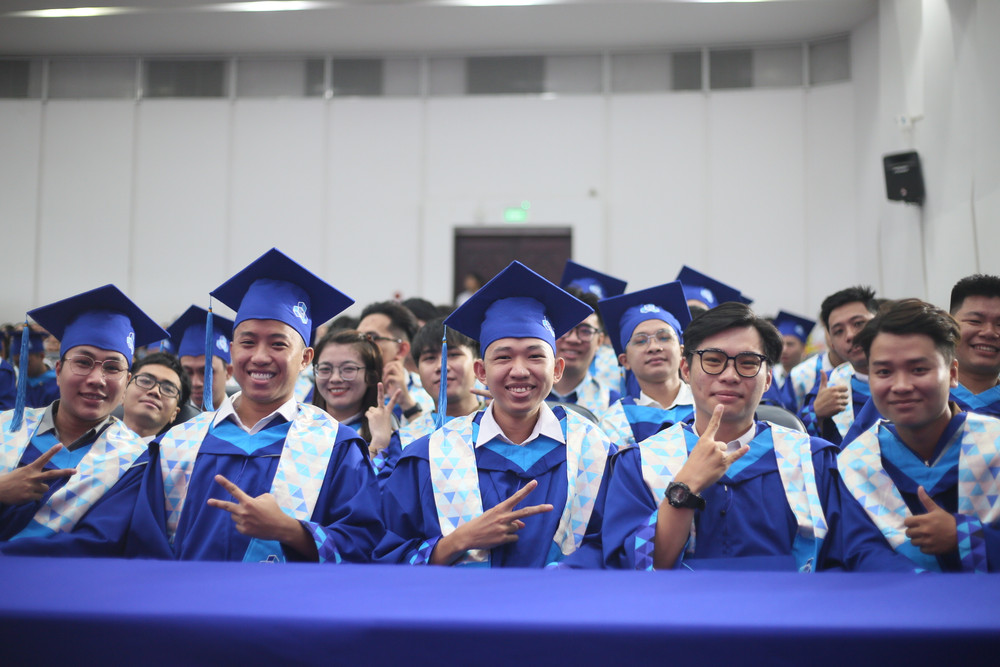
#> input picture test.jpg, 1000 x 667 px, found by its file name
$ jupyter execute final.ipynb
#> lines starting #> are read from the running program, lines starting #| are printed output that depends on the picture; after the words box and inside, x2 and y2 are one past the last pixel; in counts of white or black regions, pixels touching at a corner belong together
### Cài đặt thư viện cần thiết

[cell 1]
import cv2
import numpy as np
import matplotlib.pyplot as plt

### Bước 1: Phát hiện và chuẩn hóa khuôn mặt

[cell 2]
# Đọc ảnh và chuyển sang grayscale
img = cv2.imread('D:/python_project/PCA_For_Face_Recognition/test.jpg')
#> img is the input picture: shape (667, 1000, 3); mean B, G, R 154.3, 128.6, 126.1
gray = cv2.cvtColor(img, cv2.COLOR_BGR2GRAY)
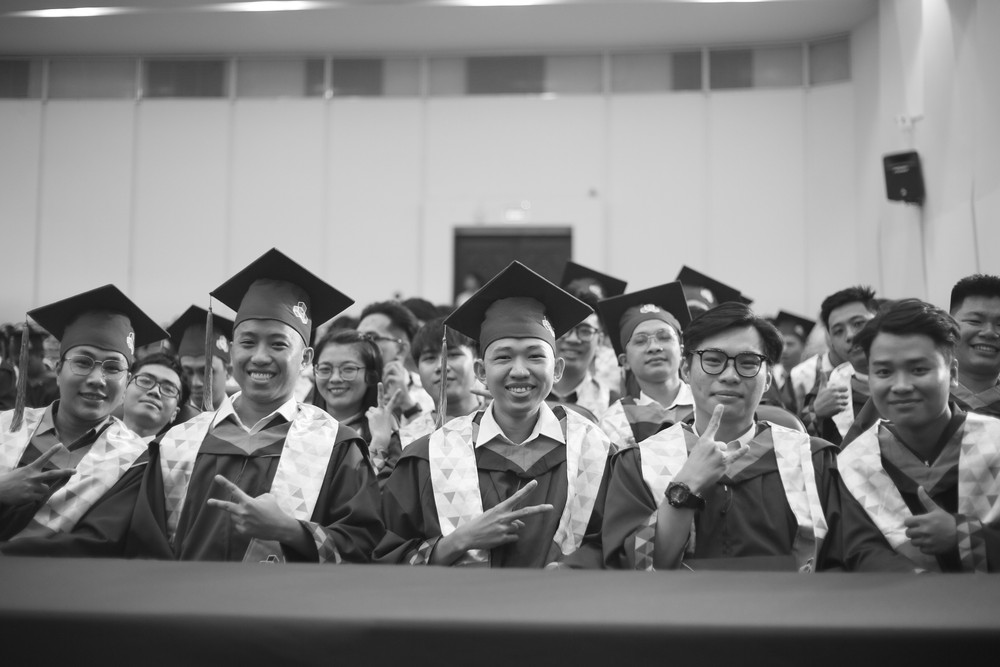
#> gray: shape (667, 1000); min 11, max 255, mean 130.8

# Dùng phương pháp Haar cascade để phát hiện khuôn mặt
face_cascade = cv2.CascadeClassifier(cv2.data.haarcascades + 'haarcascade_frontalface_default.xml')

# Phát hiện khuôn mặt trong ảnh xám
faces = face_cascade.detectMultiScale(
            gray,
            scaleFactor=1.2, # Tỷ lệ thu phóng trong khoảng 1.1-1.3, ở đây là 1.2 thì ảnh sẽ giảm 20% mỗi lần, giúp phát hiện khuôn mặt nhỏ hơn nhưng chậm
            minNeighbors=6,  # Số lượng vùng lân cận cần thiết để xác định một khuôn mặt, giá trị từ 3-6, giá trị cao hơn sẽ giảm số lượng phát hiện nhưng tăng độ chính xác
            minSize=(20, 20) # Kích thước tối thiểu của khuôn mặt, giá trị này có thể điều chỉnh tùy theo kích thước khuôn mặt trong ảnh
)
#> faces = [[622, 314, 63, 63], [311, 346, 58, 58], [128, 361, 58, 58], [225, 315, 76, 76], [478, 324, 81, 81], [686, 326, 90, 90], [55, 332, 85, 85], [855, 333, 95, 95]]
# --> Kết quả trả về danh sách các tọa độ (x, y, w, h) của các khuôn mặt phát hiện được

# Các biến lưu khuôn mặt và bounding box
common_size = (50, 50)       # Chuẩn hóa kích thước khuôn mặt về một kích thước chung
face_vectors = []            # Danh sách lưu các vector khuôn mặt đã chuẩn hóa
bounding_boxes = []          # Danh sách lưu vị trí khuôn mặt

# Lặp qua từng khuôn mặt
for (x, y, w, h) in faces:
    face = img[y:y+h, x:x+w]                                    # Cắt khuôn mặt từ ảnh gốc
    face_resized = cv2.resize(face, common_size)                # Resize về kích thước chuẩn
    face_gray = cv2.cvtColor(face_resized, cv2.COLOR_BGR2GRAY)  # Chuyển sang xám
    face_vector = face_gray.flatten().astype(np.float32)        # Flatten (làm phẳng) thành vector 1 chiều

    face_vectors.append(face_vector)                            # Lưu trữ vector khuôn mặt đã chuẩn hóa
    bounding_boxes.append((x, y, w, h))                         # Lưu trữ bounding box
#> this loop made 8 passes
#> pass 1, `face = img[y:y+h, x:x+w]`:
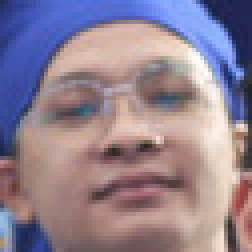
#> face: shape (63, 63, 3) (shown 4 times larger); mean B, G, R 145.2, 129.6, 144.9
#> pass 1, `face_resized = cv2.resize(face, common_size)`:
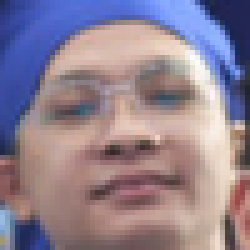
#> face_resized: shape (50, 50, 3) (shown 5 times larger); mean B, G, R 145, 129.4, 144.6
#> pass 1, `face_gray = cv2.cvtColor(face_resized, cv2.COLOR_BGR2GRAY)`:
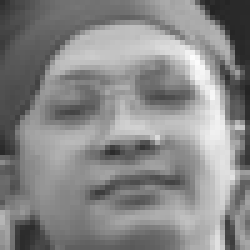
#> face_gray: shape (50, 50) (shown 5 times larger); min 36, max 252, mean 135.7
#> pass 2, `face = img[y:y+h, x:x+w]`:
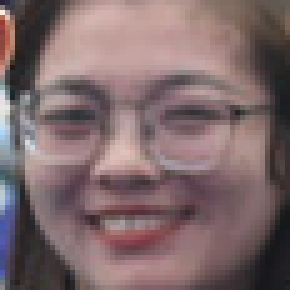
#> face: shape (58, 58, 3) (shown 5 times larger); mean B, G, R 107.1, 105.4, 126.8
#> after the loop:
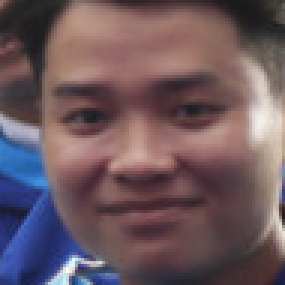
#> face: shape (95, 95, 3) (shown 3 times larger); mean B, G, R 94.8, 88.4, 108.7
#> after the loop:
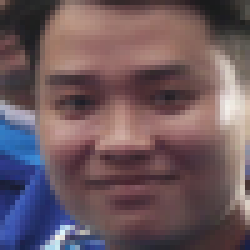
#> face_resized: shape (50, 50, 3) (shown 5 times larger); mean B, G, R 94.7, 88.3, 108.6
#> after the loop, bounding_boxes = [(622, 314, 63, 63), (311, 346, 58, 58), (128, 361, 58, 58), (225, 315, 76, 76), (478, 324, 81, 81), (686, 326, 90, 90), (55, 332, 85, 85), (855, 333, 95, 95)]; face_vectors = 8 items

# Hiển thị bounding box trên ảnh gốc
for (x, y, w, h) in bounding_boxes:
    cv2.rectangle(img, (x, y), (x + w, y + h), (0, 255, 0), 2)
    cv2.putText(img, 'Face', (x, y - 10), cv2.FONT_HERSHEY_SIMPLEX, 0.5, (0, 255, 0), 2)
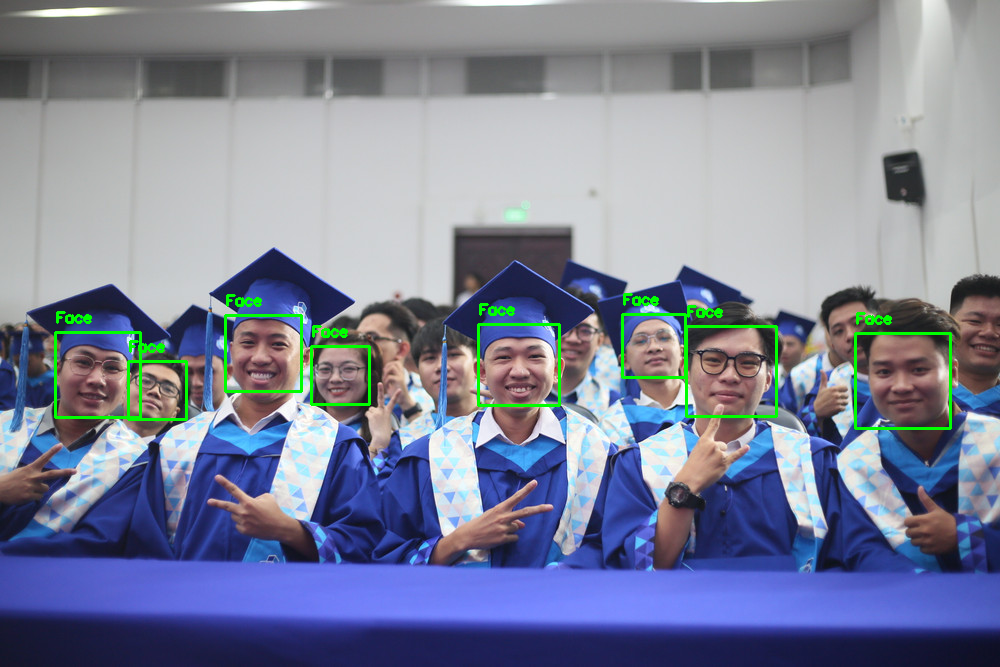
#> img: shape (667, 1000, 3); 1.37% of pixels changed, all inside (x1, y1, x2, y2) = (54, 293, 952, 430)

plt.imshow(cv2.cvtColor(img, cv2.COLOR_BGR2RGB))
plt.axis('off')
# cv2.imshow('Detected Faces', img)
# cv2.waitKey(0)
# cv2.destroyAllWindows()

# Nếu có khuôn mặt, tạo ma trận dữ liệu X (n_samples, n_features)
if face_vectors:
    X = np.stack(face_vectors)  # Shape: (số ảnh, 2500)
    print(f"Matrix X shape: {X.shape}")
#| Matrix X shape: (8, 2500)
else:
    print("No faces detected.")
    exit()

### Bước 2: Tính toán PCA

[cell 3]
# Bước 1: Tính vector trung bình (mean face)
X_mean = np.mean(X, axis=0)
#> X_mean = 2500 values, max 186.9 at index 1244, min 50.38 at index 253, mean 116.5

# Bước 2: Chuẩn hóa dữ liệu (trừ trung bình)
X_centered = X - X_mean

# Bước 3: Tính ma trận hiệp phương sai (covariance matrix)
cov_matrix = (X_centered.T @ X_centered) / X_centered.shape[0]
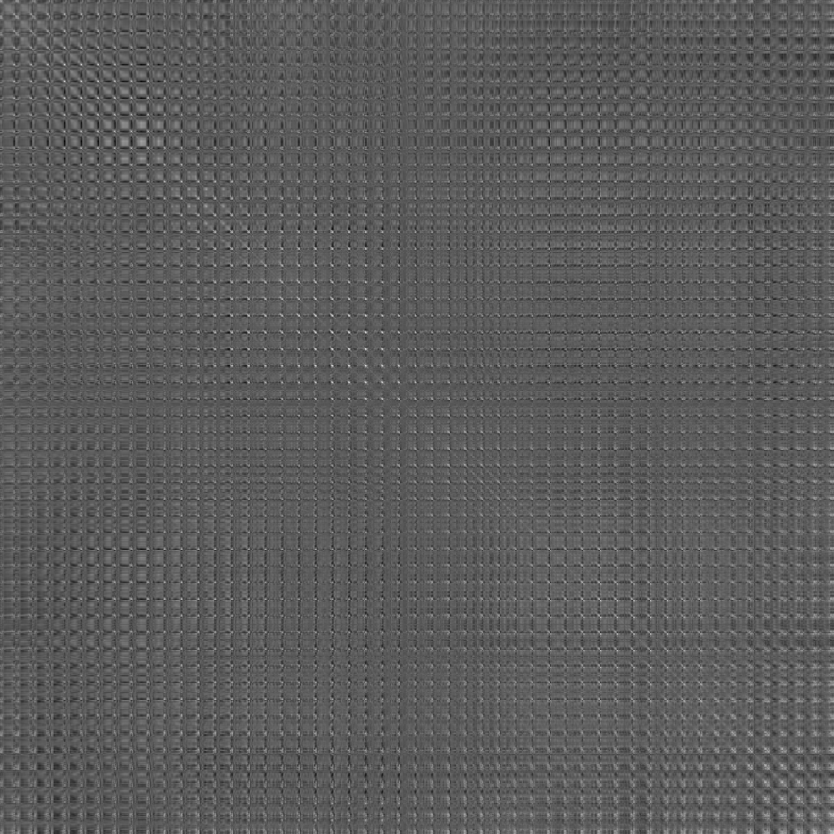
#> cov_matrix: shape (2500, 2500) float32 (shown at 1/3 size); min -3753.6, max 7033, mean 151.3; drawn with min black and max white

# Bước 4: Tính trị riêng và vector riêng
eigenvalues, eigenvectors = np.linalg.eigh(cov_matrix)  # eigh dùng cho ma trận đối xứng
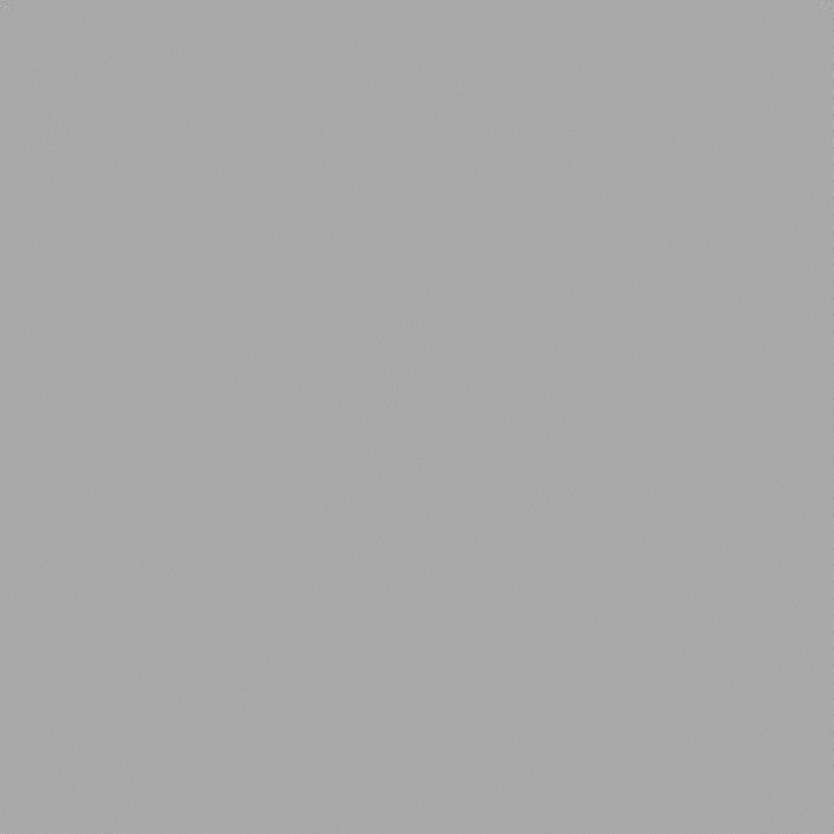
#> eigenvectors: shape (2500, 2500) float32 (shown at 1/3 size); min -0.972, max 0.491, mean -4.91e-06; drawn with min black and max white
#> eigenvalues = 2500 values from -6.59e-10 to 1103908.4

# Bước 5: Sắp xếp theo trị riêng giảm dần
sorted_indices = np.argsort(eigenvalues)[::-1]
#> sorted_indices = 2500 values, max 2499 at index 0, min 0 at index 2499, mean 1249.5
eigenvalues = eigenvalues[sorted_indices]
#> eigenvalues = 2500 values, max 1103908.4 at index 0, min -6.59e-10 at index 2499, mean 1512
eigenvectors = eigenvectors[:, sorted_indices]

# Bước 6: Giữ lại K vector riêng đầu tiên
k = 50
U_k = eigenvectors[:, :k]

### Bước 3: Giảm chiều và tái tạo khuôn mặt

[cell 4]
# Biểu diễn khuôn mặt trong không gian mới (giảm chiều)
Z = X_centered @ U_k

# Tái tạo khuôn mặt đầu tiên từ không gian PCA
reconstructed = Z[0] @ U_k.T + X_mean
#> reconstructed = 2500 values, max 252 at index 588, min 36 at index 142, mean 135.7
reconstructed_img = reconstructed.reshape(50, 50)
